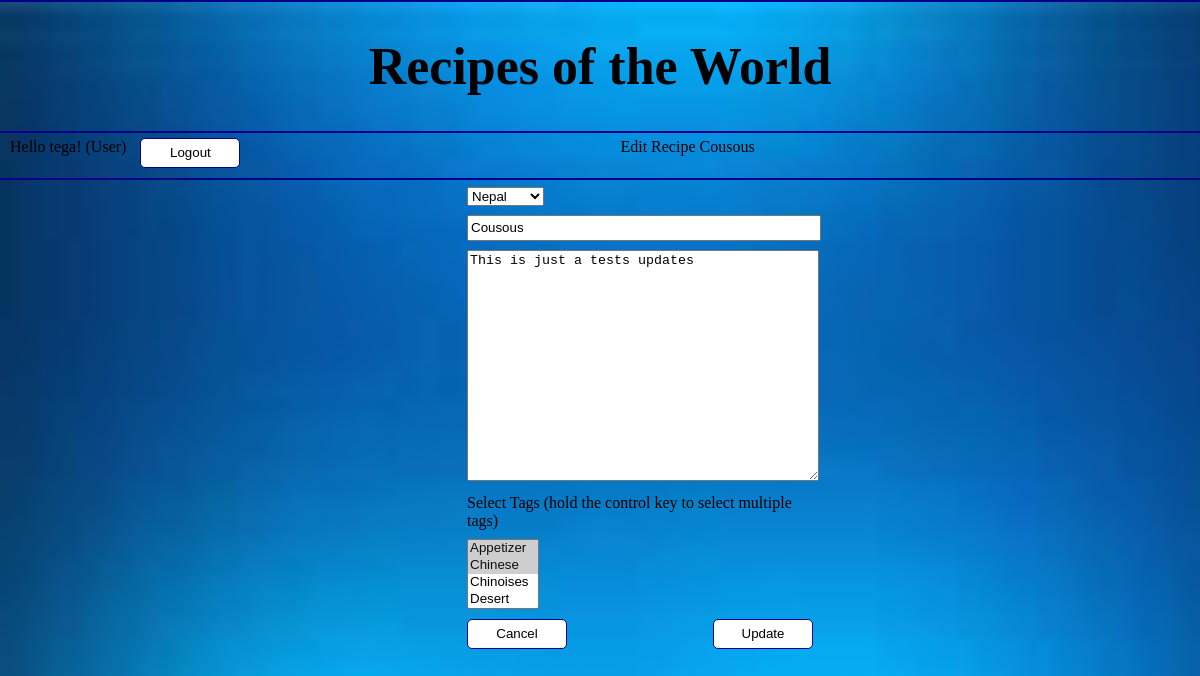
Screenshot of /edit_recipe.php?recipe_id=116105013 (signed in) with the database file from the repository.
### tables this page shows
CREATE TABLE `recipes` (
  `id` int(11) NOT NULL AUTO_INCREMENT,
  `name` varchar(250) NOT NULL,
  `description` varchar(10000) NOT NULL,
  `country` varchar(250) NOT NULL,
  `userID` int(11) NOT NULL,
  `date_added` timestamp NULL DEFAULT NULL,
  `photo` varchar(200) DEFAULT NULL,
  PRIMARY KEY (`id`),
  KEY `FK_recipes_userID` (`userID`),
  CONSTRAINT `FK_recipes_userID` FOREIGN KEY (`userID`) REFERENCES `users` (`id`)
);

### classes/DBConnection.php (called while the page is built, shortened)
<?php
class DBConnection
{
    public function getDBConnection()
    {
        $db_host = '127.0.0.1';
        $db_login = 'root';
        $db_password = '';
        $db_name = 'recipe_db';
        $mysqli = new mysqli($db_host,$db_login,$db_password,$db_name);
        if ($mysqli->connect_errno) {
            die("There was an error connecting to the database");
        } else {
            return $mysqli;
        }
    }
    public function getSingleResultSet($sql)
    {
        $mysqli = $this->getDBConnection();
        $result = $mysqli->query($sql);
        return $result->fetch_assoc();
    }
    public function getMultipleResultSet($sql)
    {
        $resultSet = [];
        $mysqli = $this->getDBConnection();
        $result = $mysqli->query($sql);
        if (!empty($result) && $result->num_rows != 0) {
            while ($row = $result->fetch_assoc()) {
                $resultSet[] = $row;
            }
        }
        return $resultSet;
    }
}

### classes/Recipe.php (called while the page is built, shortened)
<?php
require_once 'DBConnection.php';
class Recipe
{
    public function getRecipeAndTags($recipeId)
    {
        $sql = "SELECT
                    r.id AS recipe_id,
                    r.name AS recipe_name,
                    r.description,
                    r.country,
                    t.description AS tag_name,
                    t.id AS tag_id
                FROM
                    recipes r
                        LEFT JOIN
                    recipetags rt ON (r.id = rt.recipeID)
                        LEFT JOIN
                    tags t ON (t.id = rt.tagID)
                WHERE
                    r.id = $recipeId
                ";
        $dbConnection = new DBConnection();
        return $dbConnection->getMultipleResultSet($sql);
    }
    public function getRecipeOnly($recipeId)
    {
        $sql = "SELECT * FROM recipes WHERE id = $recipeId";
        $dbConnection = new DBConnection();
        return $dbConnection->getSingleResultSet($sql);
    }
}

### classes/Category.php (called while the page is built, shortened)
<?php
require_once 'DBConnection.php';
class Category
{
    public function getAllCategories()
    {
        $db = new DBConnection();
        return $db->getMultipleResultSet(
            "SELECT tags.*,users.username
             FROM tags
             LEFT JOIN users ON (users.id = tags.userID)
             ORDER BY description");
    }
}

### _country.php (called while the page is built)
<?php
return [
    'China' => 'China',
    'France' => 'France',
    'Germany' => 'Germany',
    'Ghana' => 'Ghana',
    'India' => 'India',
    'Nepal' => 'Nepal',
    'Nigeria' => 'Nigeria',
    'USA' => 'USA'
];

### edit_recipe.php (the view, shortened to what this page needs)
<?php
require_once 'classes/Recipe.php';
require_once 'classes/Category.php';
$util = new Util();
$util->validateUser();
$category = new Category();
$categories = $category->getAllCategories();
$recipe = new Recipe();
$recipeDetails = [];
if (isset($_GET['recipe_id'])) {
    $recipeId = $util->decryptPK($_GET['recipe_id']);
    $recipeDetails = $recipe->getRecipeOnly($recipeId);
    if (!empty($recipeDetails)) {
        $recipeAndTags = $recipe->getRecipeAndTags($recipeId);
        $tags = array_column($recipeAndTags, 'tag_id');
    } else {
        $_SESSION['error_message'] = "The page you are looking for does not exist!";
        header("Location:index.php");
    }
}
?>
<!DOCTYPE html>
<html>
    <head>
        <?php include_once('meta.php'); ?>
    </head>
    <body>
    <?php include_once('header.php'); ?>
        <section id="section1">
            <?php include_once('_logout.php'); ?>
            <div class="label" id="add-recipe-label">Edit Recipe <?php echo $recipeDetails['name']; ?></div>
        </section>
        <section id="section4">
            <?php include_once('_tag_pop_up.php'); ?>
            <form method="post" action="" id="add-recipe-form">
                <table width="30%" cellpadding="2" cellspacing="5" border="0">
                    <tr>
                        <td colspan="2">
                            <select name="country" id="country" required <?php if ($_SESSION['admin'] == 1) { echo "readonly";} ?>>
                                <?php
                                    $countries = require_once('_country.php');
                                    foreach  ($countries as $key => $value) {
                                        ?>
                                    <option value="<?php echo $key;?>" <?php if (isset($recipeDetails['country']) && $key == $recipeDetails['country']) { echo "selected";} ?>>
                                        <?php echo $value; ?>
                                    </option>
                                        <?php
                                    }
                                ?>
                            </select>
                        </td>
                    </tr>
                    <tr>
                        <td colspan="2">
                            <input type="text" name="name" id="name" placeholder="Name" value="<?php if( isset($recipeDetails['name'])) { echo $recipeDetails['name'];} ?>" required>
                        </td>
                    </tr>
                    <tr>
                        <td colspan="2">
                            <textarea required name="description" id="description" placeholder="Description" rows="15" cols="50"><?php if( isset($recipeDetails['description'])) { echo $recipeDetails['description'];} ?></textarea>
                        </td>
                    </tr>
                    <tr>
                        <td colspan="2">Select Tags (hold the control key to select multiple tags)</td>
                    </tr>
                    <tr>
                        <td colspan="2">
                            <select multiple name="tags[]" id="tags">
                                <?php
                                    foreach ($categories as $cat) {
                                        ?>
                                <option value="<?php echo $cat['id']; ?>" <?php if (isset($tags) && in_array($cat['id'], $tags)) { echo "selected";} ?>>
                                    <?php echo $cat['description']; ?>
                                </option>
                                        <?php
                                    }
                                ?>
                            </select>
                        </td>
                    </tr>
                    <tr>
                        <td>
                            <?php if ($_SESSION['admin'] == 1) {
                                ?>
                            <?php
                            } else {
                                ?>
                            <button type="reset">Cancel</button></td>
                            <?php
                            }?>
                        <td align="right"><button type="submit" name="Edit">Update</button></td>
                    </tr>
                    <tr>
                        <td colspan="2"><input type="hidden" name="recipe_id" value="<?php if (isset($recipeId)) { echo $recipeId; } ?>"></td>
                    </tr>
                </table>
            </form>
        </section>
    </body>
</html>

### style.css (style rules this page uses)
body { background-image: url("bg.jpg"); font-family: "Trebuchet MS"; width: 100%; margin: 0; }
section { min-height: 40px; }
#section1 { padding-top: 5px; padding-left: 10px; border-bottom: 2px solid darkblue; }
#section1 #add-recipe-label { display: inline-block; vertical-align: top; }
input[type=text], input[type=password] { width: 150px; height: 30px; }
button { min-width: 100px; height: 30px; border: 1px solid darkblue; border-radius: 5px; background-color: white; }
#add-recipe-form input[type=text],textarea { width: 100%; }
#add-recipe-form input[type=text] { height: 20px; }

### rows the page displays
recipes: name "Cousous", country "Nepal", description "This is just a tests updates"

### other values shown
$_SESSION['username'] "tega"
$userType "User"
form field value "Appetizer ☑ / Chinese ☑ / Chinoises / Desert"
